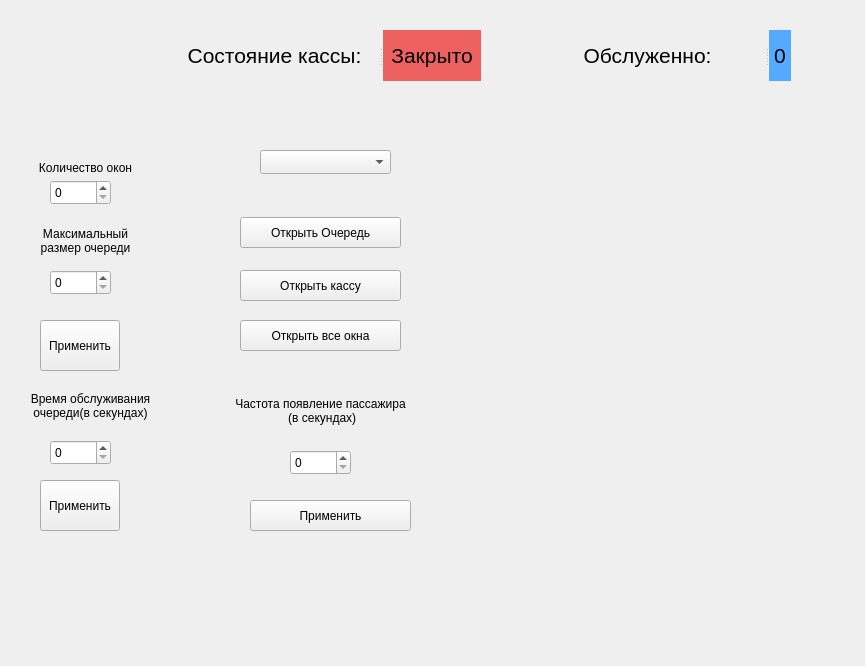
<?xml version="1.0" encoding="UTF-8"?>
<ui version="4.0">
 <class>TInterface</class>
 <widget class="QWidget" name="TInterface">
  <property name="geometry">
   <rect>
    <x>0</x>
    <y>0</y>
    <width>865</width>
    <height>666</height>
   </rect>
  </property>
  <property name="windowTitle">
   <string>RailStation</string>
  </property>
  <widget class="QPushButton" name="acceptWindowButton">
   <property name="geometry">
    <rect>
     <x>40</x>
     <y>320</y>
     <width>80</width>
     <height>51</height>
    </rect>
   </property>
   <property name="text">
    <string>Применить</string>
   </property>
  </widget>
  <widget class="QPushButton" name="windowButton">
   <property name="geometry">
    <rect>
     <x>240</x>
     <y>270</y>
     <width>161</width>
     <height>31</height>
    </rect>
   </property>
   <property name="text">
    <string>Открыть кассу</string>
   </property>
  </widget>
  <widget class="QPushButton" name="queueButton">
   <property name="geometry">
    <rect>
     <x>240</x>
     <y>217</y>
     <width>161</width>
     <height>31</height>
    </rect>
   </property>
   <property name="text">
    <string>Открыть Очередь</string>
   </property>
  </widget>
  <widget class="QComboBox" name="comboBoxWindow">
   <property name="geometry">
    <rect>
     <x>260</x>
     <y>150</y>
     <width>131</width>
     <height>24</height>
    </rect>
   </property>
   <property name="currentText">
    <string comment="выберите окно"/>
   </property>
   <property name="placeholderText">
    <string>выберите окно</string>
   </property>
  </widget>
  <widget class="QSpinBox" name="spinWindowCountBox">
   <property name="geometry">
    <rect>
     <x>50</x>
     <y>180</y>
     <width>61</width>
     <height>25</height>
    </rect>
   </property>
  </widget>
  <widget class="QSpinBox" name="spinQueueCountBox">
   <property name="geometry">
    <rect>
     <x>50</x>
     <y>270</y>
     <width>61</width>
     <height>25</height>
    </rect>
   </property>
  </widget>
  <widget class="QLabel" name="label_2">
   <property name="geometry">
    <rect>
     <x>30</x>
     <y>160</y>
     <width>111</width>
     <height>16</height>
    </rect>
   </property>
   <property name="text">
    <string>Количество окон</string>
   </property>
   <property name="alignment">
    <set>Qt::AlignmentFlag::AlignCenter</set>
   </property>
  </widget>
  <widget class="QLabel" name="label_3">
   <property name="geometry">
    <rect>
     <x>30</x>
     <y>220</y>
     <width>111</width>
     <height>41</height>
    </rect>
   </property>
   <property name="text">
    <string>Максимальный
размер очереди</string>
   </property>
   <property name="alignment">
    <set>Qt::AlignmentFlag::AlignCenter</set>
   </property>
  </widget>
  <widget class="QWidget" name="verticalLayoutWidget">
   <property name="geometry">
    <rect>
     <x>480</x>
     <y>90</y>
     <width>361</width>
     <height>551</height>
    </rect>
   </property>
   <layout class="QVBoxLayout" name="vertLayout"/>
  </widget>
  <widget class="QSpinBox" name="spinTimerBox">
   <property name="geometry">
    <rect>
     <x>290</x>
     <y>450</y>
     <width>61</width>
     <height>25</height>
    </rect>
   </property>
   <property name="maximum">
    <number>60</number>
   </property>
  </widget>
  <widget class="QLabel" name="label">
   <property name="geometry">
    <rect>
     <x>230</x>
     <y>380</y>
     <width>181</width>
     <height>61</height>
    </rect>
   </property>
   <property name="font">
    <font>
     <hintingpreference>PreferDefaultHinting</hintingpreference>
    </font>
   </property>
   <property name="layoutDirection">
    <enum>Qt::LayoutDirection::LeftToRight</enum>
   </property>
   <property name="autoFillBackground">
    <bool>false</bool>
   </property>
   <property name="text">
    <string>Частота появление пассажира
 (в секундах)</string>
   </property>
   <property name="alignment">
    <set>Qt::AlignmentFlag::AlignCenter</set>
   </property>
  </widget>
  <widget class="QPushButton" name="timerButton">
   <property name="geometry">
    <rect>
     <x>250</x>
     <y>500</y>
     <width>161</width>
     <height>31</height>
    </rect>
   </property>
   <property name="text">
    <string>Применить</string>
   </property>
  </widget>
  <widget class="QLabel" name="timeLabel">
   <property name="geometry">
    <rect>
     <x>30</x>
     <y>30</y>
     <width>101</width>
     <height>41</height>
    </rect>
   </property>
   <property name="text">
    <string/>
   </property>
  </widget>
  <widget class="QPushButton" name="windowAllButton">
   <property name="geometry">
    <rect>
     <x>240</x>
     <y>320</y>
     <width>161</width>
     <height>31</height>
    </rect>
   </property>
   <property name="text">
    <string>Открыть все окна</string>
   </property>
  </widget>
  <widget class="QSpinBox" name="spinServiceTimeBox">
   <property name="geometry">
    <rect>
     <x>50</x>
     <y>440</y>
     <width>61</width>
     <height>25</height>
    </rect>
   </property>
   <property name="maximum">
    <number>60</number>
   </property>
  </widget>
  <widget class="QPushButton" name="setServiceTimeButton">
   <property name="geometry">
    <rect>
     <x>40</x>
     <y>480</y>
     <width>80</width>
     <height>51</height>
    </rect>
   </property>
   <property name="text">
    <string>Применить</string>
   </property>
  </widget>
  <widget class="QLabel" name="label_4">
   <property name="geometry">
    <rect>
     <x>20</x>
     <y>380</y>
     <width>141</width>
     <height>51</height>
    </rect>
   </property>
   <property name="text">
    <string>Время обслуживания
очереди(в секундах)</string>
   </property>
   <property name="alignment">
    <set>Qt::AlignmentFlag::AlignCenter</set>
   </property>
  </widget>
  <widget class="QSplitter" name="splitter">
   <property name="geometry">
    <rect>
     <x>530</x>
     <y>30</y>
     <width>261</width>
     <height>51</height>
    </rect>
   </property>
   <property name="orientation">
    <enum>Qt::Orientation::Horizontal</enum>
   </property>
   <widget class="QLabel" name="label_5">
    <property name="font">
     <font>
      <family>Arial</family>
      <pointsize>16</pointsize>
     </font>
    </property>
    <property name="text">
     <string>Обслуженно:</string>
    </property>
    <property name="alignment">
     <set>Qt::AlignmentFlag::AlignCenter</set>
    </property>
   </widget>
   <widget class="QLabel" name="countPassLabel">
    <property name="font">
     <font>
      <family>Arial</family>
      <pointsize>16</pointsize>
     </font>
    </property>
    <property name="styleSheet">
     <string notr="true">color: rgb(0, 0, 0);
background-color: rgb(85, 170, 255);</string>
    </property>
    <property name="text">
     <string>0</string>
    </property>
    <property name="alignment">
     <set>Qt::AlignmentFlag::AlignCenter</set>
    </property>
   </widget>
  </widget>
  <widget class="QSplitter" name="splitter_2">
   <property name="geometry">
    <rect>
     <x>170</x>
     <y>30</y>
     <width>311</width>
     <height>51</height>
    </rect>
   </property>
   <property name="orientation">
    <enum>Qt::Orientation::Horizontal</enum>
   </property>
   <widget class="QLabel" name="label_6">
    <property name="font">
     <font>
      <family>Arial</family>
      <pointsize>16</pointsize>
     </font>
    </property>
    <property name="text">
     <string>Состояние кассы:</string>
    </property>
    <property name="alignment">
     <set>Qt::AlignmentFlag::AlignCenter</set>
    </property>
   </widget>
   <widget class="QLabel" name="labelStatus">
    <property name="font">
     <font>
      <family>Arial</family>
      <pointsize>16</pointsize>
     </font>
    </property>
    <property name="styleSheet">
     <string notr="true">background-color: rgb(238, 97, 97);
color: rgb(0, 0, 0);</string>
    </property>
    <property name="text">
     <string>Закрыто</string>
    </property>
    <property name="alignment">
     <set>Qt::AlignmentFlag::AlignCenter</set>
    </property>
   </widget>
  </widget>
 </widget>
 <resources/>
 <connections/>
</ui>
